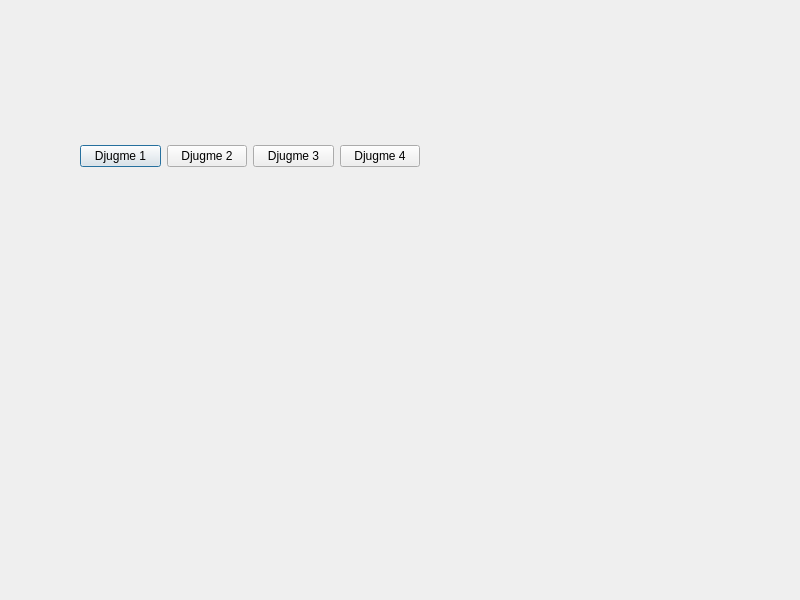
<?xml version="1.0" encoding="UTF-8"?>
<ui version="4.0">
 <class>Dialog</class>
 <widget class="QDialog" name="Dialog">
  <property name="geometry">
   <rect>
    <x>0</x>
    <y>0</y>
    <width>800</width>
    <height>600</height>
   </rect>
  </property>
  <property name="windowTitle">
   <string>Dialog</string>
  </property>
  <widget class="QWidget" name="">
   <property name="geometry">
    <rect>
     <x>80</x>
     <y>140</y>
     <width>340</width>
     <height>32</height>
    </rect>
   </property>
   <layout class="QHBoxLayout" name="horizontalLayout">
    <item>
     <widget class="QPushButton" name="pushButton">
      <property name="text">
       <string>Djugme 1</string>
      </property>
      <property name="checkable">
       <bool>true</bool>
      </property>
     </widget>
    </item>
    <item>
     <widget class="QPushButton" name="pushButton_2">
      <property name="text">
       <string>Djugme 2</string>
      </property>
      <property name="checkable">
       <bool>true</bool>
      </property>
     </widget>
    </item>
    <item>
     <widget class="QPushButton" name="pushButton_3">
      <property name="text">
       <string>Djugme 3</string>
      </property>
      <property name="checkable">
       <bool>true</bool>
      </property>
     </widget>
    </item>
    <item>
     <widget class="QPushButton" name="pushButton_4">
      <property name="text">
       <string>Djugme 4</string>
      </property>
      <property name="checkable">
       <bool>true</bool>
      </property>
     </widget>
    </item>
   </layout>
  </widget>
 </widget>
 <resources/>
 <connections/>
</ui>
